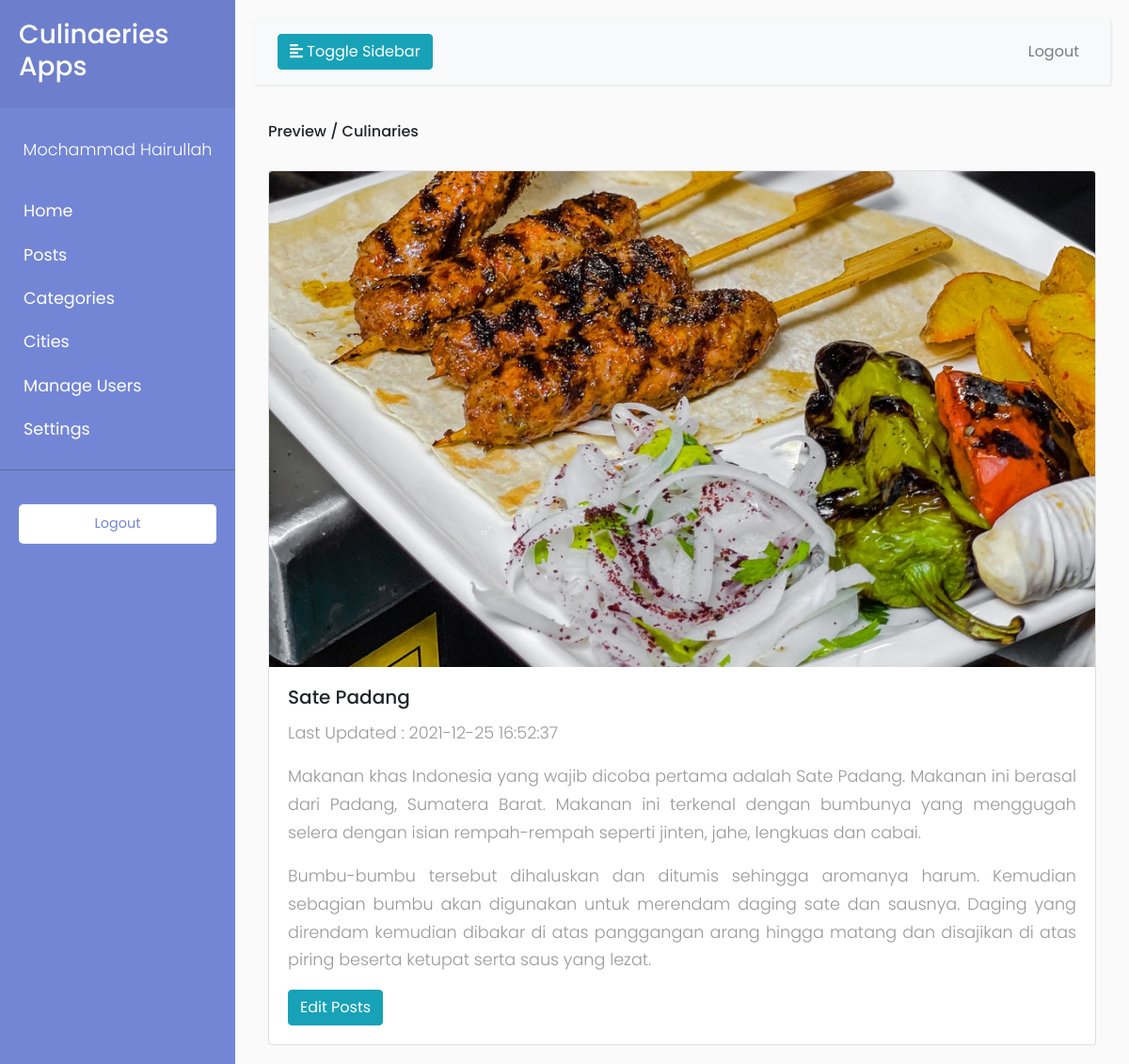
Screenshot of /culinaries/admin/culinaries/preview.php?id=3 (signed in) with the database file from the repository.
### tables this page shows
CREATE TABLE `culinary` (
  `id` int(11) NOT NULL,
  `city_id` int(11) NOT NULL,
  `category_id` int(11) NOT NULL,
  `uid` int(11) NOT NULL,
  `title` varchar(255) NOT NULL,
  `content` text NOT NULL,
  `img` varchar(255) NOT NULL,
  `created_at` datetime NOT NULL,
  `updated_at` datetime NOT NULL
);

### culinaries/admin/culinaries/preview.php (the view)
<?php include './../layouts/header.php'; ?>
  <div class="container">
    <h6>Preview / Culinaries</h6><br>
    <div class="row">
      <?php $query = "select * from culinary where id='$_GET[id]'"; ?>
      <?php $sql = mysqli_query($conn, $query); ?>
      <?php foreach($sql as $row): ?>
        <div class="col-md-12">
          <div class="card" style="width: 100%;">
            <img class="card-img-top" src="./../../app/culinaries/<?= $row['img']; ?>" alt="Card image cap">
            <div class="card-body">
              <h5 class="card-title"><?= $row['title'] ?></h5>
              <p>Last Updated : <?= $row['updated_at'] ?></p>
              <p class="card-text"><?= $row['content'] ?></p>
              <a href="./edit.php?id=<?= $row['id'] ?>" class="btn btn-info">Edit Posts</a>
            </div>
          </div>
        </div>
      <?php endforeach ?>
    </div>
  </div>
<?php include './../layouts/footer.php'; ?>

### culinaries/admin/assets/css/style.css (style rules this page uses)
body { font-family: 'Poppins', sans-serif; background: #fafafa; }
p { font-family: 'Poppins', sans-serif; font-size: 1.1em; font-weight: 300; line-height: 1.7em; color: #999; }
a, a:hover, a:focus { color: inherit; text-decoration: none; transition: all 0.3s; }

### rows the page displays
culinary: img (picture), title "Sate Padang", updated_at "2021-12-25 16:52:37", content "Makanan khas Indonesia yang wajib dicoba pertama adalah Sate Padang. Makanan ini berasal dari Padang, Sumatera Barat. Makanan ini terkenal dengan bumbunya yang menggugah selera dengan isian rempah-rempah seperti jinten, jahe, lengkuas dan cabai. Bumbu-bumbu tersebut dihaluskan dan ditumis sehingga aromanya harum. Kemudian sebagian bumbu akan digunakan untuk merendam daging sate dan sausnya. Daging yang direndam kemudian dibakar di atas panggangan arang hingga matang dan disajikan di atas piring beserta ketupat serta saus yang lezat."

### other values shown
$_SESSION['sess_name'] "Mochammad Hairullah"
